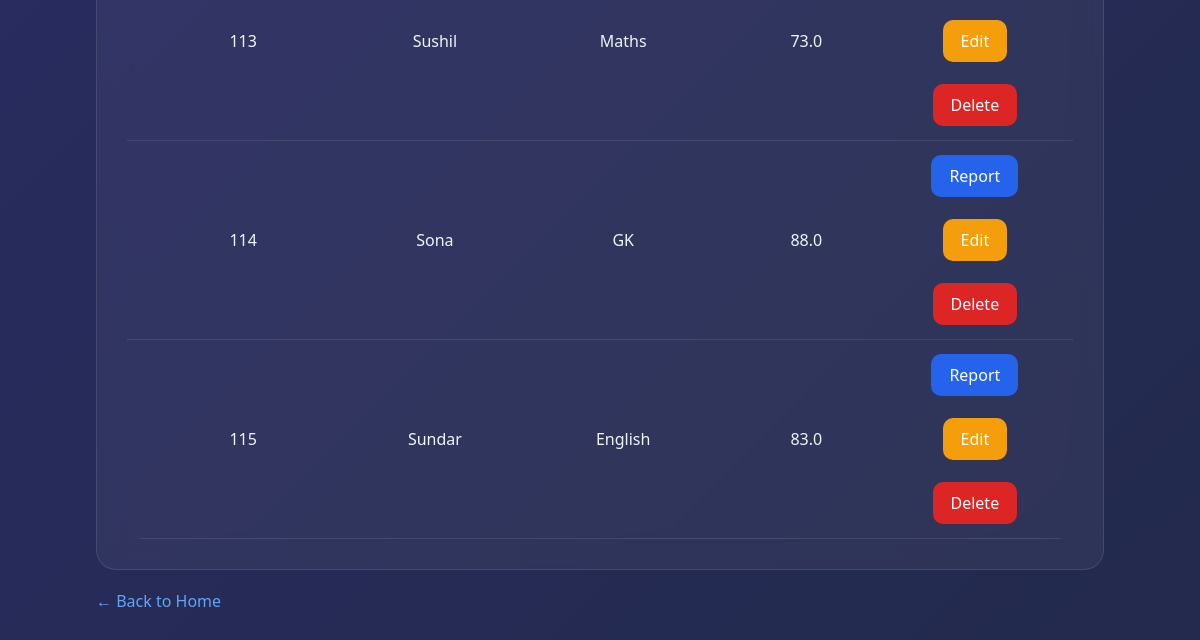
The app's page /view_students (lower part), older data.
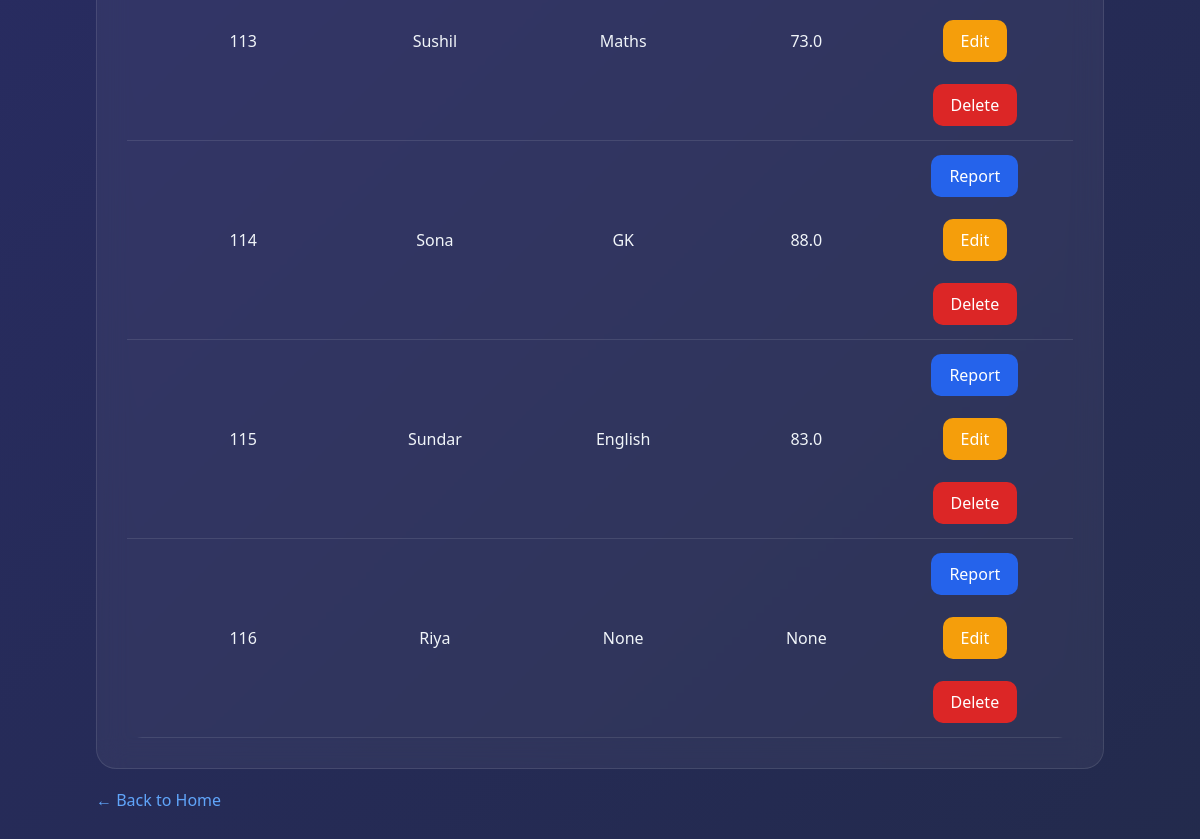
The same page, newer data.
### tables this page shows
CREATE TABLE grades (
    id INTEGER PRIMARY KEY AUTOINCREMENT,
    roll_number TEXT,
    subject TEXT,
    marks REAL,
    FOREIGN KEY (roll_number)
        REFERENCES students(roll_number)
);

CREATE TABLE students (
    roll_number TEXT PRIMARY KEY,
    name TEXT NOT NULL
);

### app.py (the view)
@app.route("/view_students")
@app.route("/view_students")
def view_students():
    search = request.args.get("search", "")
    conn = get_connection()
    cursor = conn.cursor()
    if search:
        cursor.execute("""
            SELECT
                s.roll_number,
                s.name,
                g.id,
                g.subject,
                g.marks
            FROM students s
            LEFT JOIN grades g
            ON s.roll_number = g.roll_number
            WHERE s.roll_number LIKE ?
               OR s.name LIKE ?
            ORDER BY s.roll_number
        """, (f"%{search}%", f"%{search}%"))
    else:
        cursor.execute("""
            SELECT
                s.roll_number,
                s.name,
                g.id,
                g.subject,
                g.marks
            FROM students s
            LEFT JOIN grades g
            ON s.roll_number = g.roll_number
            ORDER BY s.roll_number
        """)
    students = cursor.fetchall()
    conn.close()
    return render_template(
        "view_students.html",
        students=students,
        search=search
    )

### db.py (called while the page is built)
def get_connection():
    conn = sqlite3.connect("student_tracker.db")
    conn.row_factory = sqlite3.Row
    return conn

### templates/view_students.html (shortened to what this page needs)
<!DOCTYPE html>
<html>
<head>
    <link rel="stylesheet"
          href="{{ url_for('static', filename='style.css') }}">
</head>
<body>
<div class="page-container">
<div class="table-card">
<br>
<table>
{% set ns = namespace(previous_roll='') %}
{% for student in students %}
<tr>
    {% if ns.previous_roll != student[0] %}
        <td>{{ student[0] }}</td>
        <td>{{ student[1] }}</td>
    {% else %}
        <td></td>
        <td></td>
    {% endif %}
    <td>{{ student[3] }}</td>
    <td>{{ student[4] }}</td>
    <td>
        {% if ns.previous_roll != student[0] %}
            <a
            href="/student_report/{{ student[0] }}"
            class="report-btn">
            Report
            </a>
            <br><br>
        {% endif %}
        {% if student[2] %}
        <a href="/edit_grade/{{ student[2] }}"
        class="edit-btn">
            Edit
        </a>
        {% else %}
        <a href="/no_grade_record"
        class="edit-btn">
            Edit
        </a>
        {% endif %}
        <br><br>
        <a
        href="/delete_grade/{{ student[2] }}"
        class="delete-btn">
        Delete
        </a>
    </td>
</tr>
{% set ns.previous_roll = student[0] %}
{% endfor %}
</table>
</div>
<a href="/" class="back-btn">
← Back to Home
</a>
</div>
</body>
</html>

Row changes from the older to the newer data that the page shows:
added students: roll_number "116", name "Riya", student "None", shows "Edit"
